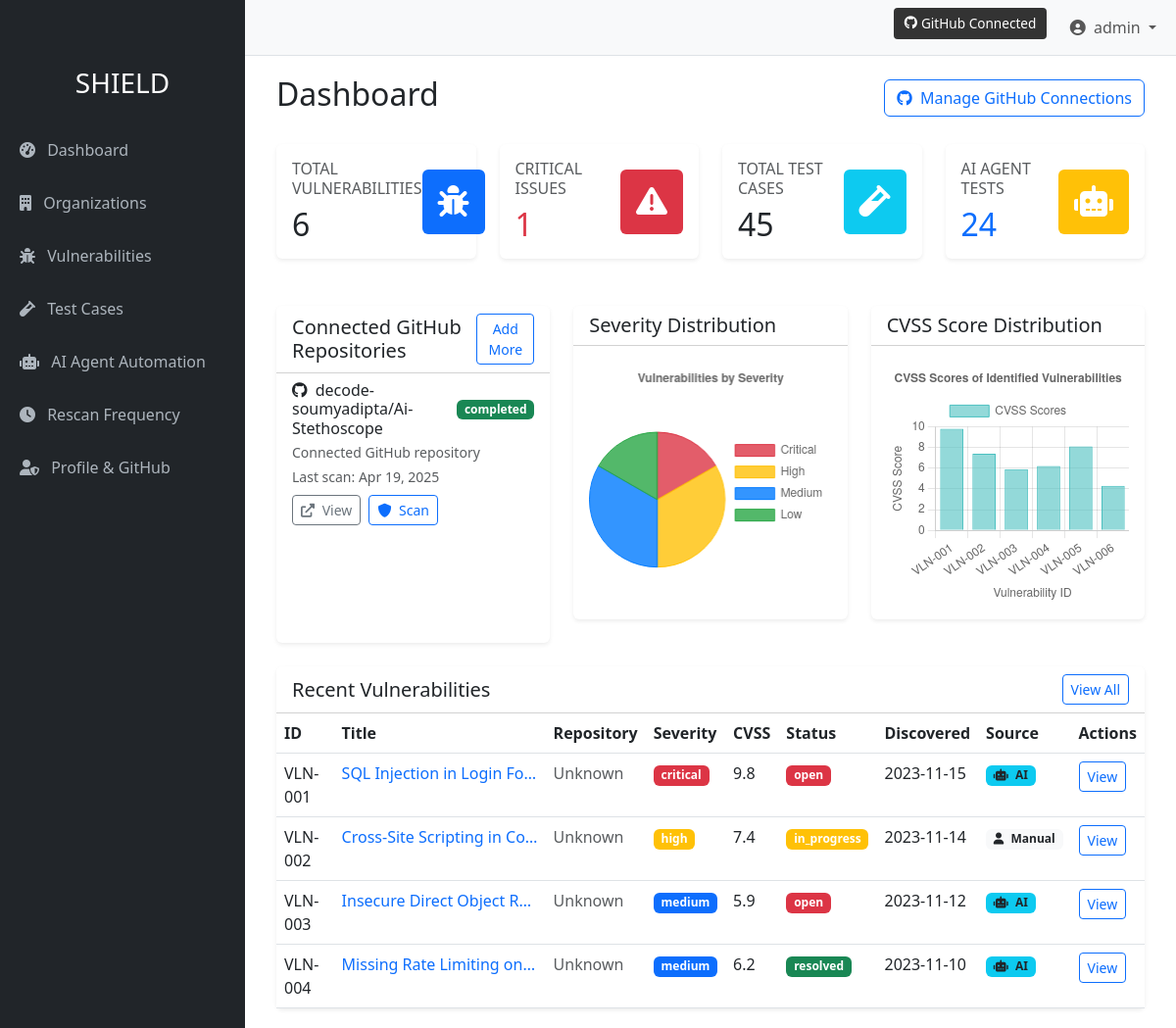
The page /dashboard (signed in) on the database as committed earlier.
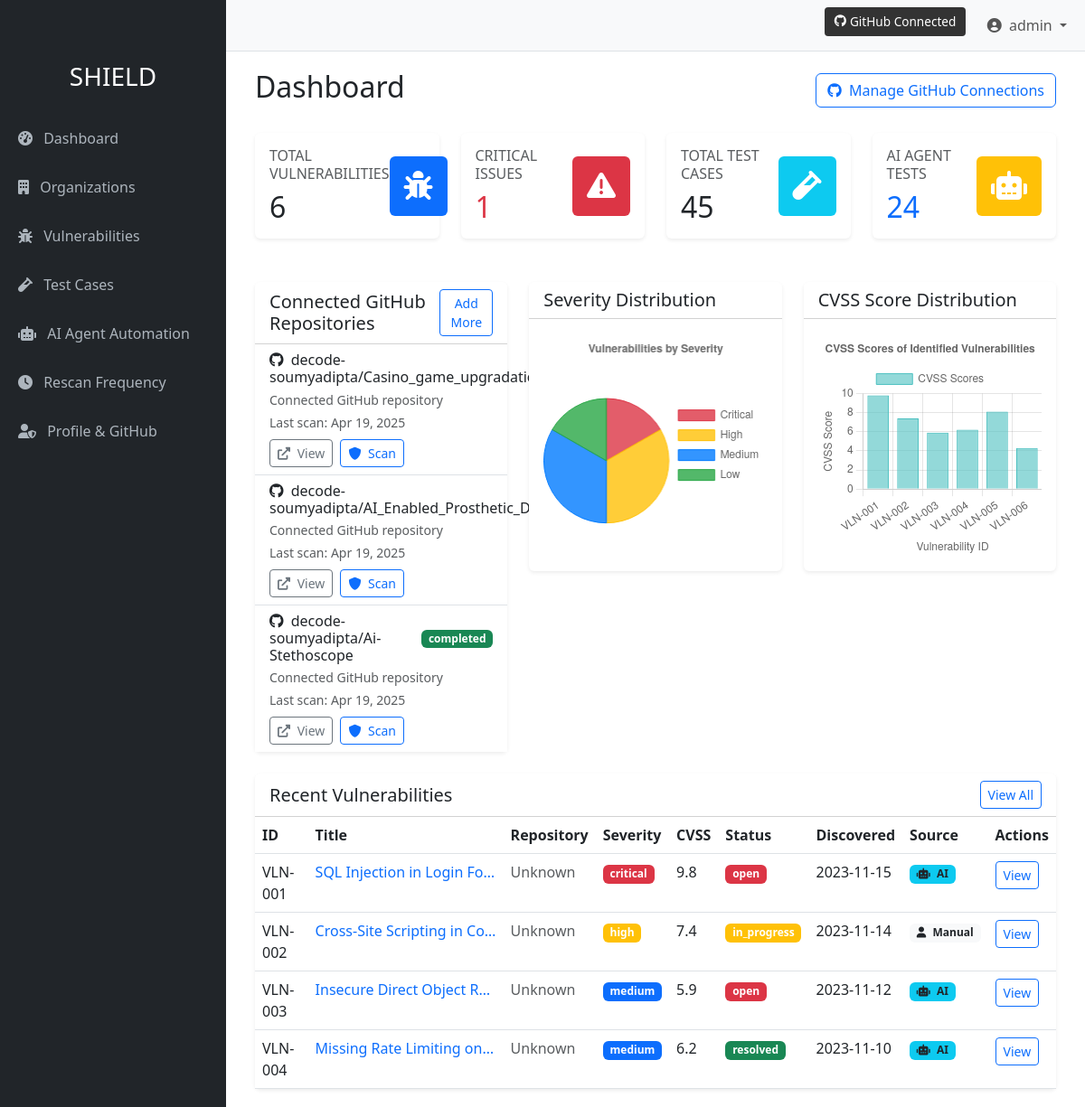
The same page on the database as committed later.
### tables this page shows
CREATE TABLE github_repos (
        id INTEGER PRIMARY KEY AUTOINCREMENT,
        user_id INTEGER NOT NULL,
        repo_name TEXT NOT NULL,
        repo_url TEXT NOT NULL,
        last_scan TIMESTAMP,
        status TEXT DEFAULT 'not_scanned',
        FOREIGN KEY (user_id) REFERENCES users (id)
    );

### app.py (the view, shortened to what this page needs)
@app.route('/dashboard')
@app.route('/dashboard/<int:organization_id>')
def dashboard(organization_id=None):
    if 'user_id' not in session:
        return redirect(url_for('login'))
    user_id = session['user_id']
    conn = get_db_connection()
    user = conn.execute('SELECT github_token FROM users WHERE id = ?', (user_id,)).fetchone()
    github_connected = user and user['github_token'] is not None
    github_repos = []
    db_repos = conn.execute(
        'SELECT id, repo_name, repo_url, status, last_scan FROM github_repos WHERE user_id = ? ORDER BY last_scan DESC LIMIT 5',
        (user_id,)
    ).fetchall()
    for repo in db_repos:
        last_scan_display = "Never"
        if repo['last_scan']:
            try:
                scan_time = datetime.fromisoformat(repo['last_scan'])
                last_scan_display = scan_time.strftime("%b %d, %Y")
            except (ValueError, TypeError):
                pass
        github_repos.append({
            'id': repo['id'],
            'name': repo['repo_name'],
            'url': repo['repo_url'],
            'description': 'Connected GitHub repository',
            'status': repo['status'] if repo['status'] else 'Not scanned',
            'last_scan': last_scan_display,
            'associated_vulnerabilities': []  # Will populate below if needed
        })
    all_vulnerabilities = [
        {
            'id': 'VLN-001',
            'title': 'SQL Injection in Login Form',
            'description': 'The login form is vulnerable to SQL injection attacks, allowing unauthorized access to the database.',
            'severity': 'critical',
            'cvss_score': 9.8,
            'status': 'open',
            'discovered_at': '2023-11-15',
            'discovered_by': 'SHIELD AI Scanner'
        },
        {
            'id': 'VLN-002',
            'title': 'Cross-Site Scripting in Comment Section',
            'description': 'The comment section does not properly sanitize user input, allowing attackers to inject malicious scripts.',
            'severity': 'high',
            'cvss_score': 7.4,
            'status': 'in_progress',
            'discovered_at': '2023-11-14',
            'discovered_by': 'Manual Penetration Test'
        },
        {
            'id': 'VLN-003',
            'title': 'Insecure Direct Object Reference',
            'description': 'API endpoints do not properly validate user permissions, allowing access to unauthorized resources.',
            'severity': 'medium',
            'cvss_score': 5.9,
            'status': 'open',
            'discovered_at': '2023-11-12',
            'discovered_by': 'Code Review AI'
        },
        {
            'id': 'VLN-004',
            'title': 'Missing Rate Limiting on Authentication Endpoint',
            'description': 'The authentication endpoint does not implement rate limiting, making it vulnerable to brute force attacks.',
            'severity': 'medium',
            'cvss_score': 6.2,
            'status': 'resolved',
            'discovered_at': '2023-11-10',
            'discovered_by': 'SHIELD AI Scanner'
        },
        {
            'id': 'VLN-005',
            'title': 'Outdated Dependencies with Known Vulnerabilities',
            'description': 'Several dependencies in the project are outdated and contain known security vulnerabilities.',
            'severity': 'high',
            'cvss_score': 8.1,
            'status': 'open',
            'discovered_at': '2023-11-08',
            'discovered_by': 'Dependency Scanner'
        },
        {
            'id': 'VLN-006',
            'title': 'Weak Password Policy',
            'description': 'The password policy does not enforce sufficient complexity requirements.',
            'severity': 'low',
            'cvss_score': 4.3,
            'status': 'open',
            'discovered_at': '2023-11-05',
            'discovered_by': 'Security Audit'
        }
    ]
    vuln_stats = {
        'critical': sum(1 for v in all_vulnerabilities if v['severity'] == 'critical'),
        'high': sum(1 for v in all_vulnerabilities if v['severity'] == 'high'),
        'medium': sum(1 for v in all_vulnerabilities if v['severity'] == 'medium'),
        'low': sum(1 for v in all_vulnerabilities if v['severity'] == 'low')
    }
    total_vulnerabilities = len(all_vulnerabilities)
    test_case_stats = {
    'total': 45,
    'pending': 8,
    'running': 3,
    'completed': 32,
    'failed': 2,
    'ai_generated': 24
    }
    cvss_data = [{'id': v['id'], 'cvss_score': v['cvss_score']} for v in all_vulnerabilities]
    for vuln in all_vulnerabilities:
        vuln['repository'] = None
        for repo in github_repos:
            if vuln['id'] in repo['associated_vulnerabilities']:
                vuln['repository'] = {
                    'id': repo['id'],
                    'name': repo['name'],
                    'url': repo['url']
                }
                break
    return render_template('dashboard.html',
        vuln_stats=vuln_stats,
        test_case_stats=test_case_stats,
                          recent_vulnerabilities=all_vulnerabilities[:4],
                          github_repos=github_repos,
                          cvss_data=cvss_data,
                          total_vulnerabilities=total_vulnerabilities)

### app.py (called while the page is built)
def get_db_connection():
    conn = sqlite3.connect(DB_PATH)
    conn.row_factory = sqlite3.Row
    return conn

@app.template_filter('startswith')
def startswith(value, prefix):
    if isinstance(value, str):
        return value.startswith(prefix)
    return False

### templates/dashboard.html (shortened to what the changed rows need)
{% extends 'base.html' %}
{% block content %}
<div class="container-fluid">
    <div class="d-flex justify-content-between align-items-center mb-4">
        <h1 class="h2">Dashboard</h1>
    </div>
    <div class="row mb-4">
        <div class="col-md-3 mb-4">
            <div class="card h-100 border-0 shadow-sm">
                <div class="card-body">
                    <div class="d-flex justify-content-between align-items-center">
                        <div>
                            <h2 class="mb-0">{{ total_vulnerabilities }}</h2>
                        </div>
                    </div>
                </div>
            </div>
        </div>
        <div class="col-md-3 mb-4">
            <div class="card h-100 border-0 shadow-sm">
                <div class="card-body">
                    <div class="d-flex justify-content-between align-items-center">
                        <div>
                            <h2 class="mb-0 text-danger">{{ vuln_stats.get('critical', 0) }}</h2>
                        </div>
                    </div>
                </div>
            </div>
        </div>
        <div class="col-md-3 mb-4">
            <div class="card h-100 border-0 shadow-sm">
                <div class="card-body">
                    <div class="d-flex justify-content-between align-items-center">
                        <div>
                            <h2 class="mb-0">{{ test_case_stats.get('total', 0) }}</h2>
                        </div>
                    </div>
                </div>
            </div>
        </div>
        <div class="col-md-3 mb-4">
            <div class="card h-100 border-0 shadow-sm">
                <div class="card-body">
                    <div class="d-flex justify-content-between align-items-center">
                        <div>
                            <h2 class="mb-0 text-primary">{{ test_case_stats.get('ai_generated', 0) }}</h2>
                        </div>
                    </div>
                </div>
            </div>
        </div>
    </div>
    <div class="row mb-4">
        <div class="col-md-4">
            <div class="card border-0 shadow-sm h-100">
                <div class="card-body p-0">
                    <div class="list-group list-group-flush">
                        {% for repo in github_repos %}
                        <div class="list-group-item">
                            <div class="d-flex justify-content-between align-items-center mb-1">
                                <h6 class="mb-0">
                                    <i class="fab fa-github me-1"></i> {{ repo.name }}
                                </h6>
                                <span class="badge bg-{% if repo.status == 'completed' or repo.status == 'Scanned' %}success{% else %}secondary{% endif %}">
                                    {{ repo.status }}
                                </span>
                            </div>
                            <p class="text-muted small mb-1">{{ repo.description }}</p>
                            <div class="d-flex justify-content-between align-items-center">
                                <span class="small text-muted">
                                    {% if repo.last_scan and repo.last_scan != 'Never' %}
                                    Last scan: {{ repo.last_scan }}
                                    {% else %}
                                    Not scanned yet
                                    {% endif %}
                                </span>
                            </div>
                            <div class="mt-2">
                                <a href="{{ repo.url }}" target="_blank" class="btn btn-sm btn-outline-secondary me-1">
                                    <i class="fas fa-external-link-alt me-1"></i> View
                                </a>
                                {% if not repo.id|string|startswith('new_') %}
                                <a href="{{ url_for('scan_github_repo', repo_id=repo.id) }}" class="btn btn-sm btn-outline-primary">
                                    <i class="fas fa-shield-alt me-1"></i> Scan
                                </a>
                                {% else %}
                                <a href="{{ url_for('github_repos') }}" class="btn btn-sm btn-outline-primary">
                                    <i class="fas fa-plus me-1"></i> Connect
                                </a>
                                {% endif %}
                            </div>
                        </div>
                        {% endfor %}
                    </div>
                </div>
            </div>
        </div>
            </div>
    <div class="row">
        <div class="col-12">
            <div class="card border-0 shadow-sm">
                <div class="card-body p-0">
                    <div class="table-responsive">
                        <table class="table table-hover mb-0">
                            <thead>
                                <tr>
                                    <th>ID</th>
                                    <th>Title</th>
                                    <th>Repository</th>
                                    <th>Severity</th>
                                    <th>CVSS</th>
                                    <th>Status</th>
                                    <th>Discovered</th>
                                    <th>Source</th>
                                    <th>Actions</th>
                                </tr>
                            </thead>
                            <tbody>
                                {% for vuln in recent_vulnerabilities[:4] %}
                                <tr>
                                    <td>{{ vuln.id }}</td>
                                    <td>
                                        <a href="{{ url_for('vulnerability_detail', vulnerability_id=vuln.id) }}" class="text-decoration-none">
                                            <span class="text-truncate d-inline-block" style="max-width: 200px;" title="{{ vuln.title }}">
                                                {{ vuln.title }}
                                            </span>
                                        </a>
                                    </td>
                                    <td>
                                        {% if vuln.repository %}
                                        <a href="{{ vuln.repository.url }}" target="_blank" class="text-decoration-none">
                                            <span class="text-truncate d-inline-block" style="max-width: 150px;" title="{{ vuln.repository.name }}">
                                                <i class="fab fa-github me-1"></i>{{ vuln.repository.name }}
                                            </span>
                                        </a>
                                        {% else %}
                                        <span class="text-muted">Unknown</span>
                                        {% endif %}
                                    </td>
                                    <td>
                                        <span class="badge bg-{% if vuln.severity == 'critical' %}danger{% elif vuln.severity == 'high' %}warning{% elif vuln.severity == 'medium' %}primary{% else %}secondary{% endif %}">
                                            {{ vuln.severity }}
                                        </span>
                                    </td>
                                    <td>{{ vuln.cvss_score or 'N/A' }}</td>
                                    <td>
                                        <span class="badge bg-{% if vuln.status == 'open' %}danger{% elif vuln.status == 'in_progress' %}warning{% else %}success{% endif %}">
                                            {{ vuln.status }}
                                        </span>
                                    </td>
                                    <td>{{ vuln.discovered_at }}</td>
                                    <td>
                                        {% if vuln.discovered_by == 'SHIELD' or 'AI' in vuln.discovered_by or 'Code Review' in vuln.discovered_by %}
                                        <span class="badge bg-info text-dark">
                                            <i class="fas fa-robot me-1"></i> AI
                                        </span>
                                        {% else %}
                                        <span class="badge bg-light text-dark">
                                            <i class="fas fa-user me-1"></i> Manual
                                        </span>
                                        {% endif %}
                                    </td>
                                    <td>
                                        <div class="btn-group btn-group-sm">
                                            <a href="{{ url_for('vulnerability_detail', vulnerability_id=vuln.id) }}" class="btn btn-outline-primary">View</a>
                                        </div>
                                    </td>
                                </tr>
                                {% endfor %}
                            </tbody>
                        </table>
                    </div>
                </div>
            </div>
        </div>
    </div>
</div>
{% endblock %}

Rows that differ between the two databases and show on the page:
added github_repos: name "decode-soumyadipta/Casino_game_upgradation_web3", description "Connected GitHub repository", last_scan "Apr 19, 2025"
added github_repos: name "decode-soumyadipta/AI_Enabled_Prosthetic_Design", description "Connected GitHub repository", last_scan "Apr 19, 2025"
